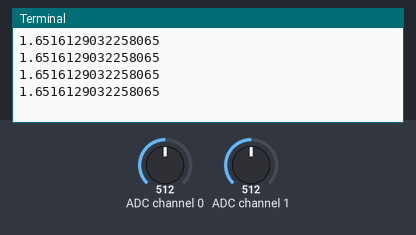
Simulated run of this program. Board: Raspberry Pi (BCM pin numbers). Parts: the last lines printed to the terminal. The test bench sets the inputs (shaded band); at power-on: ADC channel 0 = 512, ADC channel 1 = 512 (analog values on the 0–1023 scale).

Above: at 1.2 s.
1.3 s: ADC channel 0 set to 716
At 2.6 s:
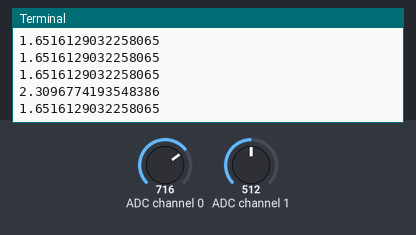
2.8 s: ADC channel 1 set to 306
At 3.8 s:
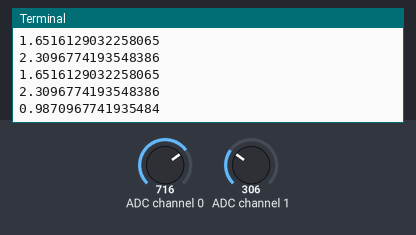
4.3 s: ADC channel 0 set to 900
At 5.6 s:
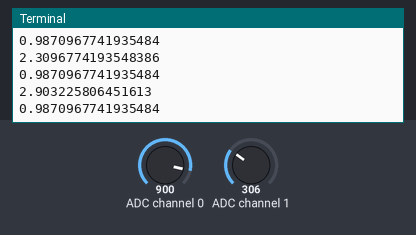
5.8 s: ADC channel 1 set to 122
At 6.6 s:
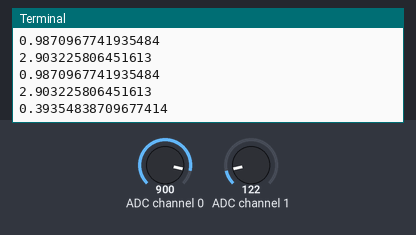
Timing chart, 0 to 8.3 s (numbered marks = the images above; inputs shaded):
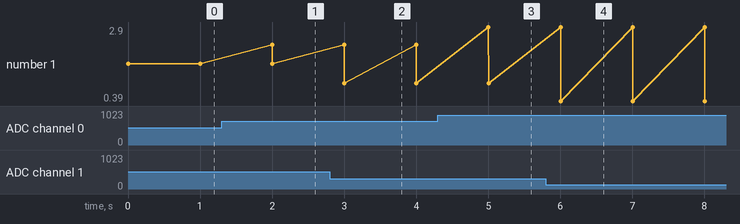

The program:

2.ADC_MCP3008_RASPBERRY.py
```python
import spidev
import time

spi = spidev.SpiDev()
spi.open(0,0)
spi.max_speed_hz=1000000

def Read_channel(number_of_Channel):
 adc = spi.xfer2([1,number_of_Channel<<4,0])
 data = ((adc[1]) << 8) + adc[2]
 return data

def Convert_to_Volts(data):
 volts = (data * 3.3) / float(1023)
 #volts = round(volts,4)  #округдение чисел
 return volts

while 1:
 channel_1 = Read_channel(8)
 channel_1_v = Convert_to_Volts(channel_1)
 print(channel_1_v)
 channel_2 = Read_channel(9)
 channel_2_v = Convert_to_Volts(channel_2)
 print(channel_2_v)
 time.sleep(1)
```

Measured:
- after the input at 1.3 s, the terminal: prints a new line after 0.70 s (image 1)
- after the input at 2.8 s, the terminal: prints a new line after 0.20 s (image 2)
- after the input at 4.3 s, the terminal: prints a new line after 0.70 s (image 3)
- after the input at 5.8 s, the terminal: prints a new line after 0.20 s (image 4)
- plotted number 1: 1.65 → 0.99 after the input at 2.8 s, 0.99 → 0.39 after the input at 5.8 s
